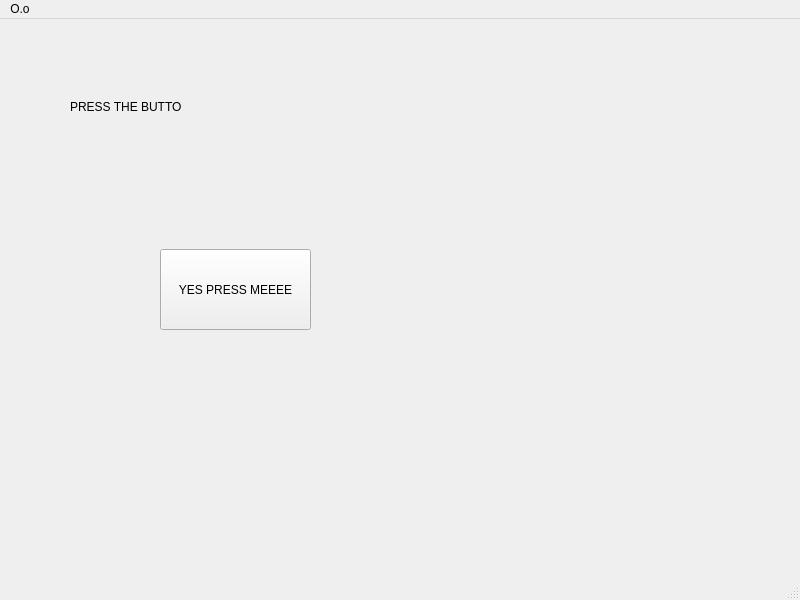
<?xml version="1.0" encoding="UTF-8"?>
<ui version="4.0">
 <class>MainWindow</class>
 <widget class="QMainWindow" name="MainWindow">
  <property name="geometry">
   <rect>
    <x>0</x>
    <y>0</y>
    <width>800</width>
    <height>600</height>
   </rect>
  </property>
  <property name="windowTitle">
   <string>MainWindow</string>
  </property>
  <widget class="QWidget" name="centralwidget">
   <widget class="QPushButton" name="button1">
    <property name="geometry">
     <rect>
      <x>160</x>
      <y>230</y>
      <width>151</width>
      <height>81</height>
     </rect>
    </property>
    <property name="text">
     <string>YES PRESS MEEEE</string>
    </property>
   </widget>
   <widget class="QLabel" name="label1">
    <property name="geometry">
     <rect>
      <x>70</x>
      <y>80</y>
      <width>111</width>
      <height>16</height>
     </rect>
    </property>
    <property name="mouseTracking">
     <bool>false</bool>
    </property>
    <property name="text">
     <string>PRESS THE BUTTON</string>
    </property>
   </widget>
  </widget>
  <widget class="QMenuBar" name="menubar">
   <property name="geometry">
    <rect>
     <x>0</x>
     <y>0</y>
     <width>800</width>
     <height>22</height>
    </rect>
   </property>
   <widget class="QMenu" name="menuO_o">
    <property name="title">
     <string>O.o</string>
    </property>
   </widget>
   <addaction name="menuO_o"/>
  </widget>
  <widget class="QStatusBar" name="statusbar"/>
 </widget>
 <resources/>
 <connections/>
</ui>
